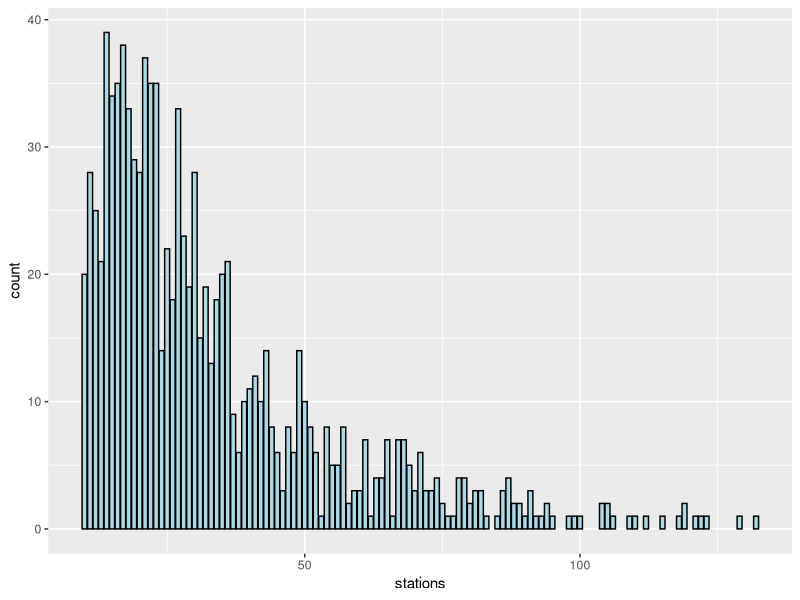
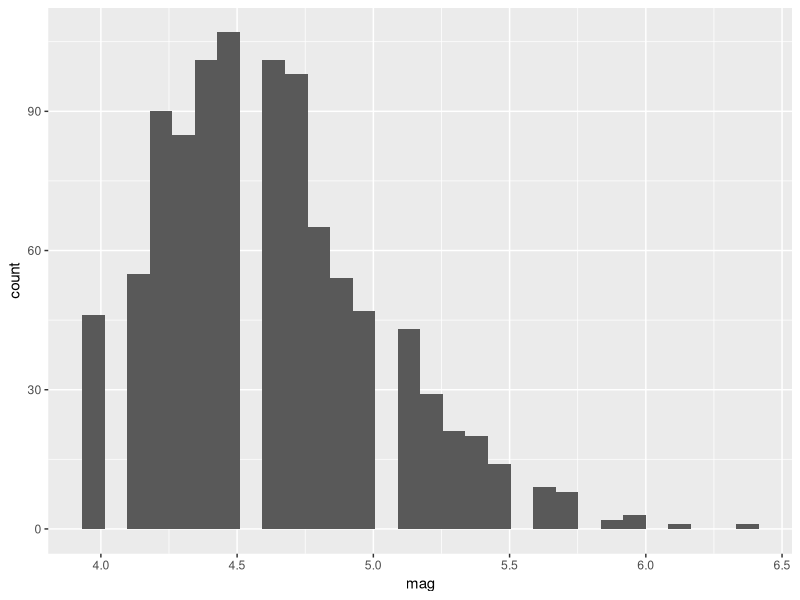
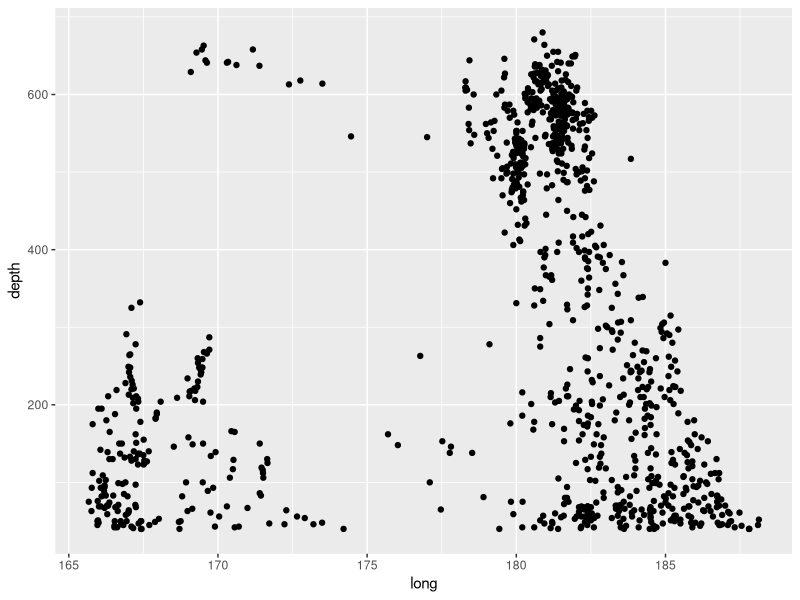

Recreate these plots in R, in order.
## ---- chunk 1
#單變數:類別型
library(ggplot2)
ggplot(data = quakes, aes(x = stations)) +
  geom_bar(fill = "lightblue", colour = "black")

## ---- chunk 2
#單變數:連續型
library(ggplot2)
ggplot(data = quakes, aes(x = mag)) +
geom_histogram()

## ---- chunk 3
#雙變數
library(ggplot2)
ggplot(data = quakes, aes(x = long, y=depth)) +
  geom_point()

